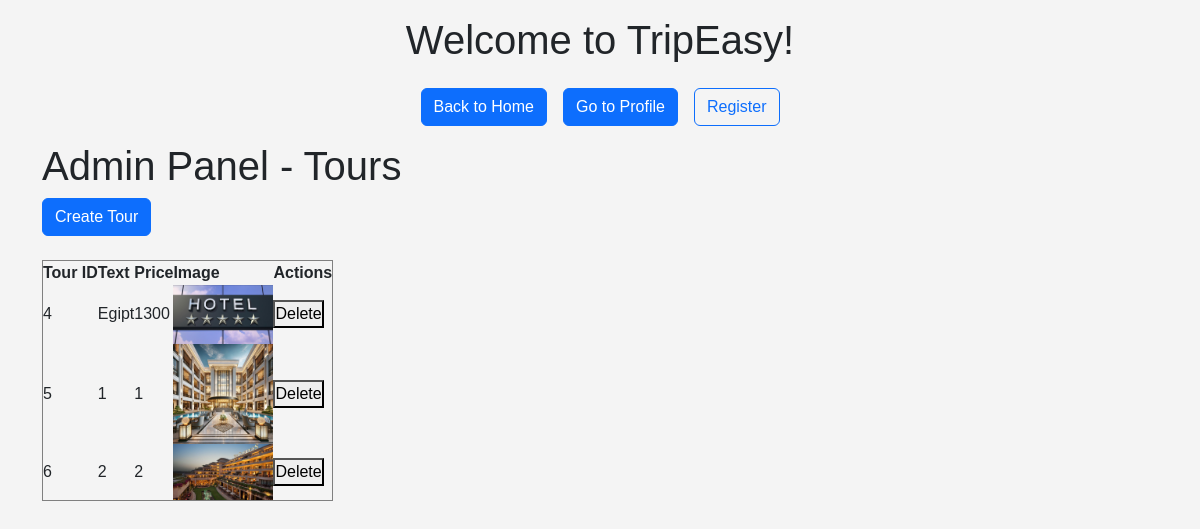
Page /admin/tours (signed in) on the earlier database version.
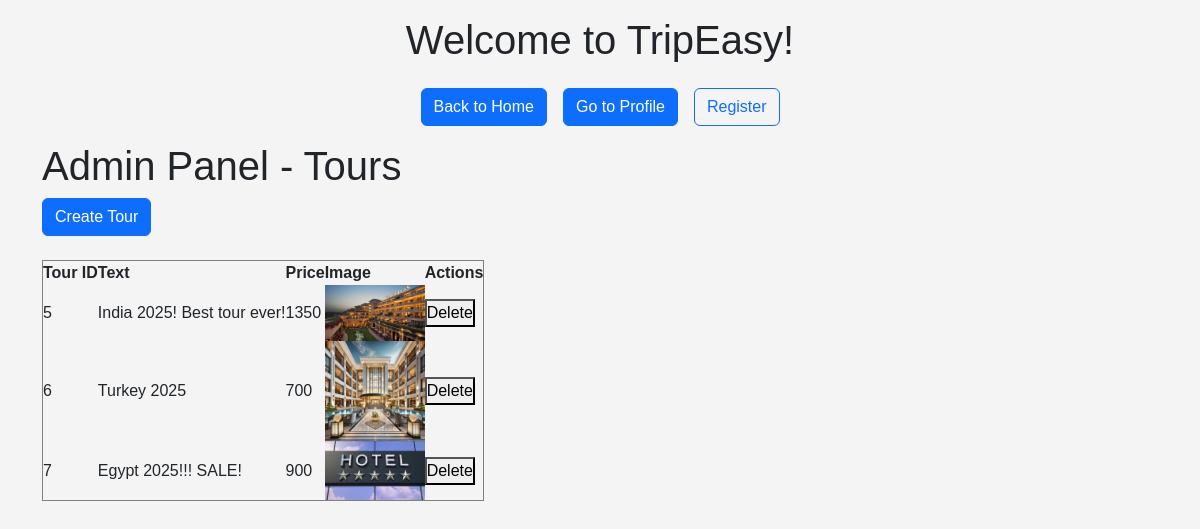
Same page on the later database version.
### db.py (models this page shows)
class Tour(Base):
    __tablename__ = "tours"
    id = Column(Integer, primary_key=True, index=True)
    text = Column(String)
    price = Column(Integer)
    image = Column(String)
    bookings = relationship("Booking", back_populates="tour")

### views.py (the view)
@app.get("/admin/tours", response_class=HTMLResponse)
@login_required
@admin_required
async def get_admin_tours(request: Request, db: Session = Depends(get_db)):
    tours = db.query(Tour).all()
    return templates.TemplateResponse("admin_tours.html", {"request": request, "tours": tours})

### templates/admin_tours.html (shortened to what this page needs)
{% extends 'base.html' %}
{% block content %}
    <h1>Admin Panel - Tours</h1>
    <button type="button" class="btn btn-primary" data-bs-toggle="modal" data-bs-target="#tourModal">
        Create Tour
    </button>
    <table border="1">
        <thead>
            <tr>
                <th>Tour ID</th>
                <th>Text</th>
                <th>Price</th>
                <th>Image</th>
                <th>Actions</th>
            </tr>
        </thead>
        <tbody>
            {% for tour in tours %}
            <tr id="tour-row-{{ tour.id }}">
                <td>{{ tour.id }}</td>
                <td>{{ tour.text }}</td>
                <td>{{ tour.price }}</td>
                <td><img src="{{ tour.image }}" alt="Tour Image" width="100"></td>
                <td>
                    <button onclick="deleteTour({{ tour.id }})">Delete</button>
                </td>
            </tr>
            {% endfor %}
        </tbody>
    </table>
{% endblock %}

Differences in the rows shown:
removed Tour: id "4", text "Egipt", price "1300", image (picture)
changed Tour id 5: text "1" → "India 2025! Best tour ever!"; price "1" → "1350"; image: a different picture
changed Tour id 6: text "2" → "Turkey 2025"; price "2" → "700"; image: a different picture
added Tour: id "7", text "Egypt 2025!!! SALE!", price "900", image (picture)
